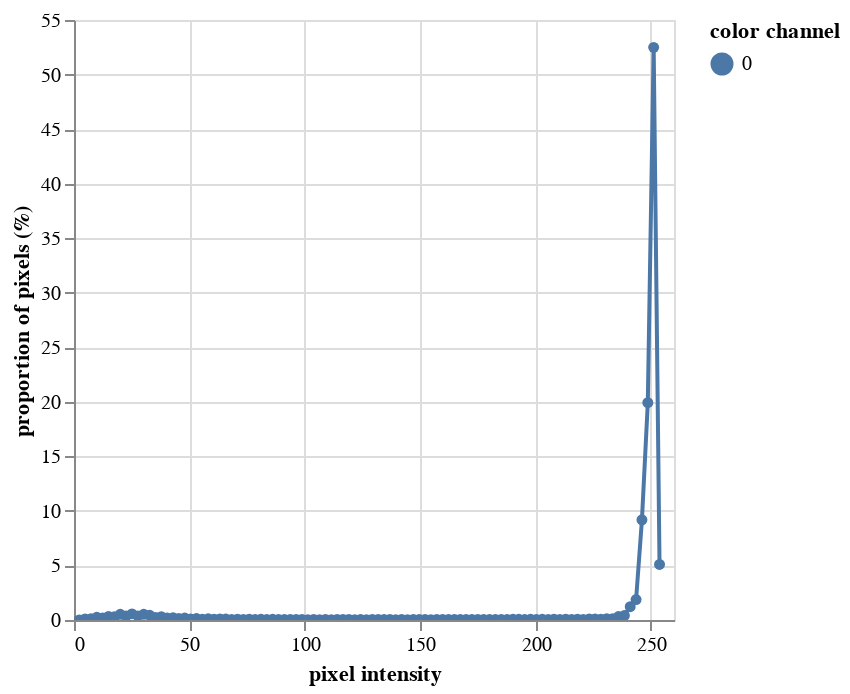

The cell this chart's notebook holds for it:
### Code cell
hist = pcv.visualize.histogram(img=gray)

### Figure 1 — Vega-Lite specification as saved in the notebook (floating-point values rounded to 4 significant figures)
{"config": {"view": {"continuousWidth": 300, "continuousHeight": 300}}, "data": {"name": "data-d0b086328db641d48b923086ab9672c5"}, "mark": {"type": "line", "point": true}, "encoding": {"color": {"field": "color channel", "type": "nominal"}, "tooltip": [{"field": "pixel intensity", "type": "quantitative"}, {"field": "proportion of pixels (%)", "type": "quantitative"}], "x": {"field": "pixel intensity", "type": "quantitative"}, "y": {"field": "proportion of pixels (%)", "type": "quantitative"}}, "params": [{"name": "param_2", "select": {"type": "interval", "encodings": ["x", "y"]}, "bind": "scales"}], "$schema": "https://vega.github.io/schema/vega-lite/v5.16.3.json", "datasets": {"data-d0b086328db641d48b923086ab9672c5": [{"pixel intensity": 2.27, "proportion of pixels (%)": 0.006364, "hist_count": 117, "color channel": "0"}, {"pixel intensity": 4.81, "proportion of pixels (%)": 0.0947, "hist_count": 1741, "color channel": "0"}, {"pixel intensity": 7.35, "proportion of pixels (%)": 0.108, "hist_count": 1986, "color channel": "0"}, {"pixel intensity": 9.89, "proportion of pixels (%)": 0.2438, "hist_count": 4482, "color channel": "0"}, {"pixel intensity": 12.43, "proportion of pixels (%)": 0.1891, "hist_count": 3476, "color channel": "0"}, {"pixel intensity": 14.97, "proportion of pixels (%)": 0.3258, "hist_count": 5989, "color channel": "0"}, {"pixel intensity": 17.51, "proportion of pixels (%)": 0.2903, "hist_count": 5336, "color channel": "0"}, {"pixel intensity": 20.05, "proportion of pixels (%)": 0.5244, "hist_count": 9641, "color channel": "0"}, {"pixel intensity": 22.59, "proportion of pixels (%)": 0.359, "hist_count": 6600, "color channel": "0"}, {"pixel intensity": 25.13, "proportion of pixels (%)": 0.5597, "hist_count": 10290, "color channel": "0"}, {"pixel intensity": 27.67, "proportion of pixels (%)": 0.3742, "hist_count": 6879, "color channel": "0"}, {"pixel intensity": 30.21, "proportion of pixels (%)": 0.522, "hist_count": 9596, "color channel": "0"}, {"pixel intensity": 32.75, "proportion of pixels (%)": 0.4426, "hist_count": 8137, "color channel": "0"}, {"pixel intensity": 35.29, "proportion of pixels (%)": 0.2372, "hist_count": 4360, "color channel": "0"}, {"pixel intensity": 37.83, "proportion of pixels (%)": 0.3033, "hist_count": 5576, "color channel": "0"}, {"pixel intensity": 40.37, "proportion of pixels (%)": 0.1742, "hist_count": 3203, "color channel": "0"}, {"pixel intensity": 42.91, "proportion of pixels (%)": 0.2194, "hist_count": 4034, "color channel": "0"}, {"pixel intensity": 45.45, "proportion of pixels (%)": 0.1346, "hist_count": 2475, "color channel": "0"}, {"pixel intensity": 47.99, "proportion of pixels (%)": 0.1749, "hist_count": 3216, "color channel": "0"}, {"pixel intensity": 50.53, "proportion of pixels (%)": 0.1048, "hist_count": 1926, "color channel": "0"}, {"pixel intensity": 53.07, "proportion of pixels (%)": 0.134, "hist_count": 2463, "color channel": "0"}, {"pixel intensity": 55.61, "proportion of pixels (%)": 0.08045, "hist_count": 1479, "color channel": "0"}, {"pixel intensity": 58.15, "proportion of pixels (%)": 0.1135, "hist_count": 2086, "color channel": "0"}, {"pixel intensity": 60.69, "proportion of pixels (%)": 0.07245, "hist_count": 1332, "color channel": "0"}, {"pixel intensity": 63.23, "proportion of pixels (%)": 0.09345, "hist_count": 1718, "color channel": "0"}, {"pixel intensity": 65.77, "proportion of pixels (%)": 0.08377, "hist_count": 1540, "color channel": "0"}, {"pixel intensity": 68.31, "proportion of pixels (%)": 0.05325, "hist_count": 979, "color channel": "0"}, {"pixel intensity": 70.85, "proportion of pixels (%)": 0.07653, "hist_count": 1407, "color channel": "0"}, {"pixel intensity": 73.39, "proportion of pixels (%)": 0.05042, "hist_count": 927, "color channel": "0"}, {"pixel intensity": 75.93, "proportion of pixels (%)": 0.07093, "hist_count": 1304, "color channel": "0"}, {"pixel intensity": 78.47, "proportion of pixels (%)": 0.04471, "hist_count": 822, "color channel": "0"}, {"pixel intensity": 81.01, "proportion of pixels (%)": 0.06081, "hist_count": 1118, "color channel": "0"}, {"pixel intensity": 83.55, "proportion of pixels (%)": 0.0378, "hist_count": 695, "color channel": "0"}, {"pixel intensity": 86.09, "proportion of pixels (%)": 0.06, "hist_count": 1103, "color channel": "0"}, {"pixel intensity": 88.63, "proportion of pixels (%)": 0.03987, "hist_count": 733, "color channel": "0"}, {"pixel intensity": 91.17, "proportion of pixels (%)": 0.05668, "hist_count": 1042, "color channel": "0"}, {"pixel intensity": 93.71, "proportion of pixels (%)": 0.0378, "hist_count": 695, "color channel": "0"}, {"pixel intensity": 96.25, "proportion of pixels (%)": 0.05641, "hist_count": 1037, "color channel": "0"}, {"pixel intensity": 98.79, "proportion of pixels (%)": 0.05091, "hist_count": 936, "color channel": "0"}, {"pixel intensity": 101.3, "proportion of pixels (%)": 0.03612, "hist_count": 664, "color channel": "0"}, {"pixel intensity": 103.9, "proportion of pixels (%)": 0.05608, "hist_count": 1031, "color channel": "0"}, {"pixel intensity": 106.4, "proportion of pixels (%)": 0.03617, "hist_count": 665, "color channel": "0"}, {"pixel intensity": 109.0, "proportion of pixels (%)": 0.05173, "hist_count": 951, "color channel": "0"}, {"pixel intensity": 111.5, "proportion of pixels (%)": 0.03617, "hist_count": 665, "color channel": "0"}, {"pixel intensity": 114.0, "proportion of pixels (%)": 0.05168, "hist_count": 950, "color channel": "0"}, {"pixel intensity": 116.6, "proportion of pixels (%)": 0.03759, "hist_count": 691, "color channel": "0"}, {"pixel intensity": 119.1, "proportion of pixels (%)": 0.05391, "hist_count": 991, "color channel": "0"}, {"pixel intensity": 121.7, "proportion of pixels (%)": 0.03383, "hist_count": 622, "color channel": "0"}, {"pixel intensity": 124.2, "proportion of pixels (%)": 0.05086, "hist_count": 935, "color channel": "0"}, {"pixel intensity": 126.7, "proportion of pixels (%)": 0.03275, "hist_count": 602, "color channel": "0"}, {"pixel intensity": 129.3, "proportion of pixels (%)": 0.0507, "hist_count": 932, "color channel": "0"}, {"pixel intensity": 131.8, "proportion of pixels (%)": 0.04852, "hist_count": 892, "color channel": "0"}, {"pixel intensity": 134.4, "proportion of pixels (%)": 0.03661, "hist_count": 673, "color channel": "0"}, {"pixel intensity": 136.9, "proportion of pixels (%)": 0.05336, "hist_count": 981, "color channel": "0"}, {"pixel intensity": 139.4, "proportion of pixels (%)": 0.034, "hist_count": 625, "color channel": "0"}, {"pixel intensity": 142.0, "proportion of pixels (%)": 0.05091, "hist_count": 936, "color channel": "0"}, {"pixel intensity": 144.5, "proportion of pixels (%)": 0.03503, "hist_count": 644, "color channel": "0"}, {"pixel intensity": 147.1, "proportion of pixels (%)": 0.05113, "hist_count": 940, "color channel": "0"}, {"pixel intensity": 149.6, "proportion of pixels (%)": 0.03693, "hist_count": 679, "color channel": "0"}, {"pixel intensity": 152.1, "proportion of pixels (%)": 0.05516, "hist_count": 1014, "color channel": "0"}, {"pixel intensity": 154.7, "proportion of pixels (%)": 0.03356, "hist_count": 617, "color channel": "0"}, {"pixel intensity": 157.2, "proportion of pixels (%)": 0.05483, "hist_count": 1008, "color channel": "0"}, {"pixel intensity": 159.8, "proportion of pixels (%)": 0.05657, "hist_count": 1040, "color channel": "0"}, {"pixel intensity": 162.3, "proportion of pixels (%)": 0.03862, "hist_count": 710, "color channel": "0"}, {"pixel intensity": 164.8, "proportion of pixels (%)": 0.05478, "hist_count": 1007, "color channel": "0"}, {"pixel intensity": 167.4, "proportion of pixels (%)": 0.03699, "hist_count": 680, "color channel": "0"}, {"pixel intensity": 169.9, "proportion of pixels (%)": 0.05624, "hist_count": 1034, "color channel": "0"}, {"pixel intensity": 172.4, "proportion of pixels (%)": 0.03732, "hist_count": 686, "color channel": "0"}, {"pixel intensity": 175.0, "proportion of pixels (%)": 0.05744, "hist_count": 1056, "color channel": "0"}, {"pixel intensity": 177.5, "proportion of pixels (%)": 0.03693, "hist_count": 679, "color channel": "0"}, {"pixel intensity": 180.1, "proportion of pixels (%)": 0.05195, "hist_count": 955, "color channel": "0"}, {"pixel intensity": 182.6, "proportion of pixels (%)": 0.03683, "hist_count": 677, "color channel": "0"}, {"pixel intensity": 185.2, "proportion of pixels (%)": 0.05809, "hist_count": 1068, "color channel": "0"}, {"pixel intensity": 187.7, "proportion of pixels (%)": 0.0408, "hist_count": 750, "color channel": "0"}, {"pixel intensity": 190.2, "proportion of pixels (%)": 0.06337, "hist_count": 1165, "color channel": "0"}, {"pixel intensity": 192.8, "proportion of pixels (%)": 0.06381, "hist_count": 1173, "color channel": "0"}, {"pixel intensity": 195.3, "proportion of pixels (%)": 0.04227, "hist_count": 777, "color channel": "0"}, {"pixel intensity": 197.9, "proportion of pixels (%)": 0.0625, "hist_count": 1149, "color channel": "0"}, {"pixel intensity": 200.4, "proportion of pixels (%)": 0.04401, "hist_count": 809, "color channel": "0"}, {"pixel intensity": 202.9, "proportion of pixels (%)": 0.06658, "hist_count": 1224, "color channel": "0"}, {"pixel intensity": 205.5, "proportion of pixels (%)": 0.04945, "hist_count": 909, "color channel": "0"}, {"pixel intensity": 208.0, "proportion of pixels (%)": 0.07109, "hist_count": 1307, "color channel": "0"}, {"pixel intensity": 210.6, "proportion of pixels (%)": 0.04515, "hist_count": 830, "color channel": "0"}, {"pixel intensity": 213.1, "proportion of pixels (%)": 0.06957, "hist_count": 1279, "color channel": "0"}, {"pixel intensity": 215.6, "proportion of pixels (%)": 0.05086, "hist_count": 935, "color channel": "0"}, {"pixel intensity": 218.2, "proportion of pixels (%)": 0.07947, "hist_count": 1461, "color channel": "0"}, {"pixel intensity": 220.7, "proportion of pixels (%)": 0.0563, "hist_count": 1035, "color channel": "0"}, {"pixel intensity": 223.2, "proportion of pixels (%)": 0.08768, "hist_count": 1612, "color channel": "0"}, {"pixel intensity": 225.8, "proportion of pixels (%)": 0.09198, "hist_count": 1691, "color channel": "0"}, {"pixel intensity": 228.3, "proportion of pixels (%)": 0.07235, "hist_count": 1330, "color channel": "0"}, {"pixel intensity": 230.9, "proportion of pixels (%)": 0.1242, "hist_count": 2284, "color channel": "0"}, {"pixel intensity": 233.4, "proportion of pixels (%)": 0.1169, "hist_count": 2149, "color channel": "0"}, {"pixel intensity": 235.9, "proportion of pixels (%)": 0.3126, "hist_count": 5746, "color channel": "0"}, {"pixel intensity": 238.5, "proportion of pixels (%)": 0.4116, "hist_count": 7566, "color channel": "0"}, {"pixel intensity": 241.0, "proportion of pixels (%)": 1.217, "hist_count": 22367, "color channel": "0"}, {"pixel intensity": 243.6, "proportion of pixels (%)": 1.876, "hist_count": 34491, "color channel": "0"}, {"pixel intensity": 246.1, "proportion of pixels (%)": 9.184, "hist_count": 168833, "color channel": "0"}, {"pixel intensity": 248.7, "proportion of pixels (%)": 19.92, "hist_count": 366125, "color channel": "0"}, {"pixel intensity": 251.2, "proportion of pixels (%)": 52.49, "hist_count": 965000, "color channel": "0"}, {"pixel intensity": 253.7, "proportion of pixels (%)": 5.093, "hist_count": 93627, "color channel": "0"}]}}
